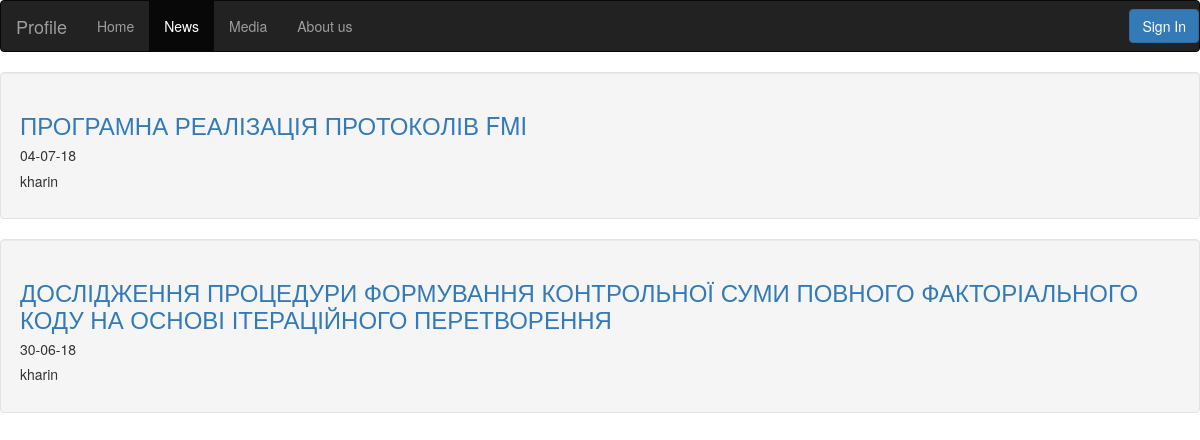
Page /news/ on the committed database.
### News/models.py (models this page shows)
class Article(models.Model):
    Title = models.CharField(max_length=150)
    Content = models.TextField()
    Date = models.DateTimeField()
    Author = models.ForeignKey(User, on_delete=models.CASCADE)

### News/templates/News/news.html (shortened to what this page needs)
{% extends "HomePage/wrapper.html" %}
{% block content %}
{% for post in object_list %}
<div class="well">
    <a href="{% url 'post_detail' pk=post.pk %}"><h3>{{post.Title}}</h3></a>
    <h5>{{post.Date|date:"d-m-y"}}</h5>
    <h5>{{post.Author}}</h5>
</div>
{% endfor %}
{% endblock %}

### rows in the picture
Article: Title "ПРОГРАМНА РЕАЛІЗАЦІЯ ПРОТОКОЛІВ FMI", Date "04-07-18", Author "kharin"
Article: Title "ДОСЛІДЖЕННЯ ПРОЦЕДУРИ ФОРМУВАННЯ КОНТРОЛЬНОЇ СУМИ ПОВНОГО ФАКТОРІАЛЬНОГО КОДУ НА ОСНОВІ ІТЕРАЦІЙНОГО ПЕРЕТВОРЕННЯ", Date "30-06-18", Author "kharin"
